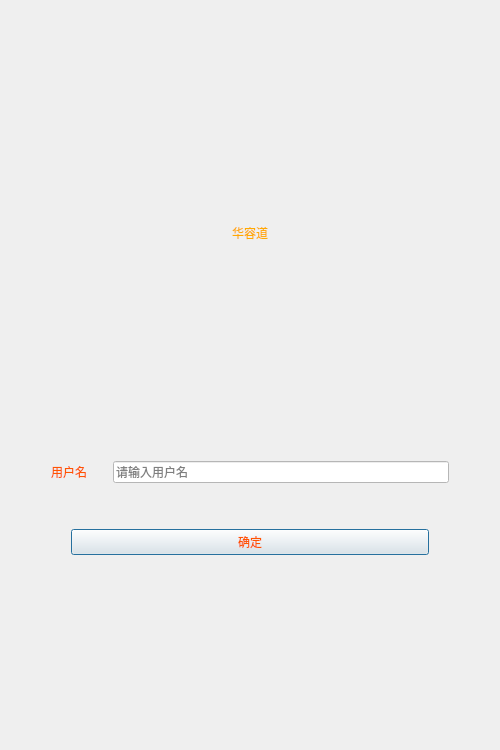
<?xml version="1.0" encoding="UTF-8"?>
<ui version="4.0">
 <class>Login</class>
 <widget class="QDialog" name="Login">
  <property name="geometry">
   <rect>
    <x>0</x>
    <y>0</y>
    <width>500</width>
    <height>750</height>
   </rect>
  </property>
  <property name="windowTitle">
   <string>Dialog</string>
  </property>
  <property name="styleSheet">
   <string notr="true">border-image: url(:/image/timg (3).jpg);</string>
  </property>
  <layout class="QVBoxLayout" name="verticalLayout_3">
   <item>
    <spacer name="verticalSpacer_4">
     <property name="orientation">
      <enum>Qt::Vertical</enum>
     </property>
     <property name="sizeType">
      <enum>QSizePolicy::Fixed</enum>
     </property>
     <property name="sizeHint" stdset="0">
      <size>
       <width>20</width>
       <height>90</height>
      </size>
     </property>
    </spacer>
   </item>
   <item>
    <widget class="QLabel" name="label">
     <property name="sizePolicy">
      <sizepolicy hsizetype="Preferred" vsizetype="Fixed">
       <horstretch>0</horstretch>
       <verstretch>0</verstretch>
      </sizepolicy>
     </property>
     <property name="styleSheet">
      <string notr="true">border-image:ul();
font: 72pt &quot;华文新魏&quot;;
color: rgb(255, 170, 0);

</string>
     </property>
     <property name="text">
      <string>华容道</string>
     </property>
     <property name="alignment">
      <set>Qt::AlignCenter</set>
     </property>
    </widget>
   </item>
   <item>
    <spacer name="verticalSpacer_2">
     <property name="orientation">
      <enum>Qt::Vertical</enum>
     </property>
     <property name="sizeType">
      <enum>QSizePolicy::Fixed</enum>
     </property>
     <property name="sizeHint" stdset="0">
      <size>
       <width>20</width>
       <height>90</height>
      </size>
     </property>
    </spacer>
   </item>
   <item>
    <layout class="QVBoxLayout" name="verticalLayout_2">
     <item>
      <layout class="QVBoxLayout" name="verticalLayout">
       <item>
        <layout class="QHBoxLayout" name="horizontalLayout_2">
         <item>
          <spacer name="horizontalSpacer">
           <property name="orientation">
            <enum>Qt::Horizontal</enum>
           </property>
           <property name="sizeType">
            <enum>QSizePolicy::Fixed</enum>
           </property>
           <property name="sizeHint" stdset="0">
            <size>
             <width>40</width>
             <height>20</height>
            </size>
           </property>
          </spacer>
         </item>
         <item>
          <widget class="QLabel" name="lab_name">
           <property name="sizePolicy">
            <sizepolicy hsizetype="Fixed" vsizetype="Fixed">
             <horstretch>0</horstretch>
             <verstretch>0</verstretch>
            </sizepolicy>
           </property>
           <property name="styleSheet">
            <string notr="true">border-image: url(:/image/btn.jpg);
font: 18pt &quot;华文新魏&quot;;
color: rgb(255, 85, 0);</string>
           </property>
           <property name="text">
            <string>用户名</string>
           </property>
          </widget>
         </item>
         <item>
          <spacer name="horizontalSpacer_2">
           <property name="orientation">
            <enum>Qt::Horizontal</enum>
           </property>
           <property name="sizeType">
            <enum>QSizePolicy::Preferred</enum>
           </property>
           <property name="sizeHint" stdset="0">
            <size>
             <width>20</width>
             <height>20</height>
            </size>
           </property>
          </spacer>
         </item>
         <item>
          <widget class="QLineEdit" name="line_name">
           <property name="sizePolicy">
            <sizepolicy hsizetype="Expanding" vsizetype="Fixed">
             <horstretch>0</horstretch>
             <verstretch>0</verstretch>
            </sizepolicy>
           </property>
           <property name="styleSheet">
            <string notr="true">border-image:ul();
background-color: rgb(255, 255, 255);</string>
           </property>
           <property name="placeholderText">
            <string>请输入用户名</string>
           </property>
           <property name="clearButtonEnabled">
            <bool>true</bool>
           </property>
          </widget>
         </item>
         <item>
          <spacer name="horizontalSpacer_4">
           <property name="orientation">
            <enum>Qt::Horizontal</enum>
           </property>
           <property name="sizeType">
            <enum>QSizePolicy::Fixed</enum>
           </property>
           <property name="sizeHint" stdset="0">
            <size>
             <width>40</width>
             <height>20</height>
            </size>
           </property>
          </spacer>
         </item>
        </layout>
       </item>
      </layout>
     </item>
     <item>
      <spacer name="verticalSpacer">
       <property name="orientation">
        <enum>Qt::Vertical</enum>
       </property>
       <property name="sizeType">
        <enum>QSizePolicy::Fixed</enum>
       </property>
       <property name="sizeHint" stdset="0">
        <size>
         <width>20</width>
         <height>40</height>
        </size>
       </property>
      </spacer>
     </item>
     <item>
      <layout class="QHBoxLayout" name="horizontalLayout_3" stretch="1,2,1">
       <property name="sizeConstraint">
        <enum>QLayout::SetDefaultConstraint</enum>
       </property>
       <item>
        <spacer name="horizontalSpacer_5">
         <property name="orientation">
          <enum>Qt::Horizontal</enum>
         </property>
         <property name="sizeType">
          <enum>QSizePolicy::Fixed</enum>
         </property>
         <property name="sizeHint" stdset="0">
          <size>
           <width>60</width>
           <height>20</height>
          </size>
         </property>
        </spacer>
       </item>
       <item>
        <widget class="QPushButton" name="btn_right">
         <property name="styleSheet">
          <string notr="true">border-image: url(:/image/btn.jpg);
font: 18pt &quot;华文新魏&quot;;
color: rgb(255, 85, 0);</string>
         </property>
         <property name="text">
          <string>确定</string>
         </property>
        </widget>
       </item>
       <item>
        <spacer name="horizontalSpacer_6">
         <property name="orientation">
          <enum>Qt::Horizontal</enum>
         </property>
         <property name="sizeType">
          <enum>QSizePolicy::Fixed</enum>
         </property>
         <property name="sizeHint" stdset="0">
          <size>
           <width>60</width>
           <height>20</height>
          </size>
         </property>
        </spacer>
       </item>
      </layout>
     </item>
    </layout>
   </item>
   <item>
    <spacer name="verticalSpacer_3">
     <property name="orientation">
      <enum>Qt::Vertical</enum>
     </property>
     <property name="sizeType">
      <enum>QSizePolicy::Fixed</enum>
     </property>
     <property name="sizeHint" stdset="0">
      <size>
       <width>20</width>
       <height>60</height>
      </size>
     </property>
    </spacer>
   </item>
  </layout>
 </widget>
 <resources/>
 <connections/>
</ui>
